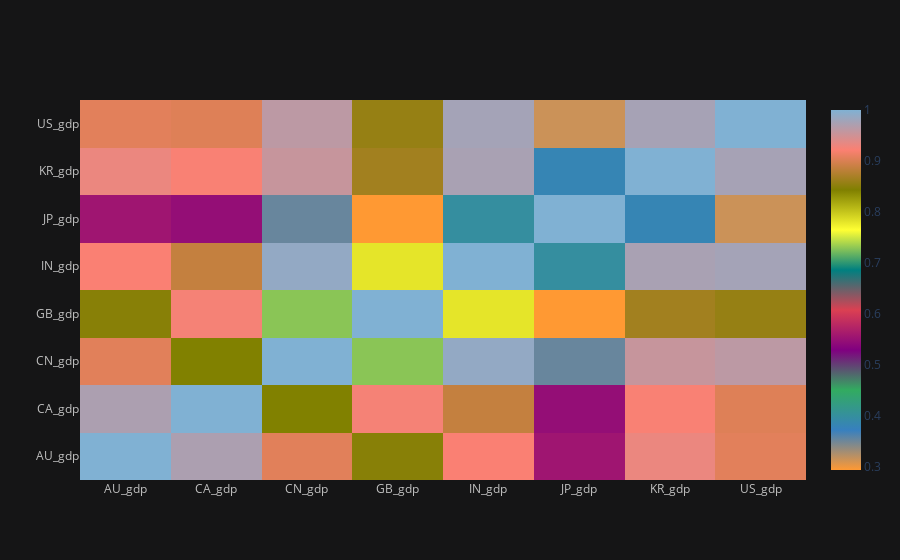

Notebook source saved alongside this figure:
### Code cell
corrplot = correlation.iplot(kind='heatmap')
corrplot

### Figure 1 — Plotly figure (JSON) as saved in the notebook; plotly's stock layout.template omitted (floating-point values rounded to 4 significant figures)
{"data": [{"colorscale": [[0, "rgb(255, 153, 51)"], [0.1111, "rgb(55, 128, 191)"], [0.2222, "rgb(50, 171, 96)"], [0.3333, "rgb(128, 0, 128)"], [0.4444, "rgb(219, 64, 82)"], [0.5556, "rgb(0, 128, 128)"], [0.6667, "rgb(255, 255, 51)"], [0.7778, "rgb(128, 128, 0)"], [0.8889, "rgb(251, 128, 114)"], [1, "rgb(128, 177, 211)"]], "type": "heatmap", "x": ["AU_gdp", "CA_gdp", "CN_gdp", "GB_gdp", "IN_gdp", "JP_gdp", "KR_gdp", "US_gdp"], "y": ["AU_gdp", "CA_gdp", "CN_gdp", "GB_gdp", "IN_gdp", "JP_gdp", "KR_gdp", "US_gdp"], "z": [[1, 0.9718, 0.9049, 0.8478, 0.9222, 0.5553, 0.932, 0.9056], [0.9718, 1, 0.8423, 0.9251, 0.8862, 0.5465, 0.9227, 0.9028], [0.9049, 0.8423, 1, 0.7286, 0.9877, 0.3529, 0.9552, 0.9619], [0.8478, 0.9251, 0.7286, 1, 0.7804, 0.2935, 0.8646, 0.8568], [0.9222, 0.8862, 0.9877, 0.7804, 1, 0.3982, 0.9738, 0.9771], [0.5553, 0.5465, 0.3529, 0.2935, 0.3982, 1, 0.3812, 0.3139], [0.932, 0.9227, 0.9552, 0.8646, 0.9738, 0.3812, 1, 0.9754], [0.9056, 0.9028, 0.9619, 0.8568, 0.9771, 0.3139, 0.9754, 1]], "zmax": 1, "zmin": 0.2935}], "layout": {"autosize": true, "legend": {"bgcolor": "#151516", "font": {"color": "#D9D9D9"}}, "paper_bgcolor": "#151516", "plot_bgcolor": "#151516", "title": {"font": {"color": "#D9D9D9"}}, "xaxis": {"autorange": true, "gridcolor": "#434343", "range": [-0.5, 7.5], "showgrid": true, "tickfont": {"color": "#C2C2C2"}, "title": {"font": {"color": "#D9D9D9"}, "text": ""}, "type": "category", "zerolinecolor": "#666570"}, "yaxis": {"autorange": true, "gridcolor": "#434343", "range": [-0.5, 7.5], "showgrid": true, "tickfont": {"color": "#C2C2C2"}, "title": {"font": {"color": "#D9D9D9"}, "text": ""}, "type": "category", "zerolinecolor": "#666570"}}}
